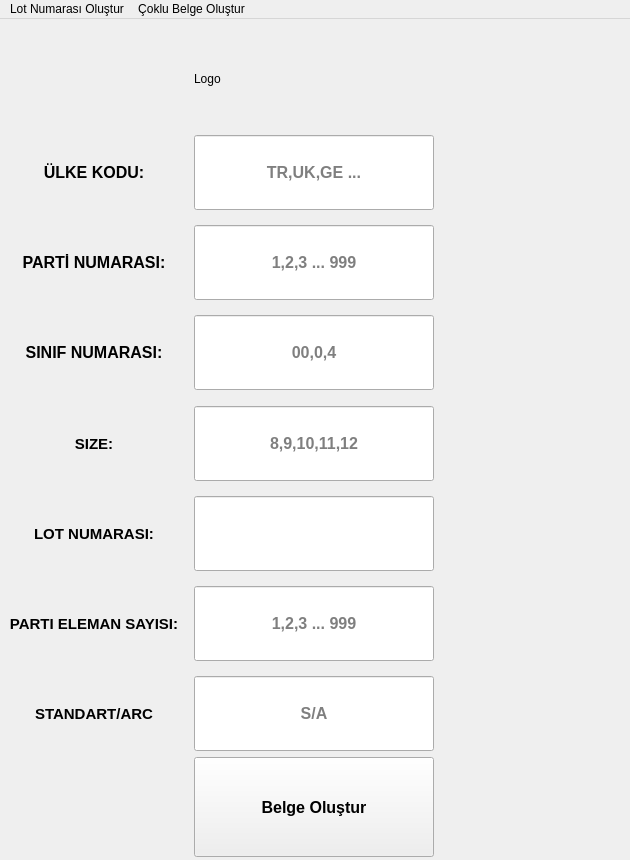
<?xml version="1.0" encoding="UTF-8"?>
<ui version="4.0">
 <class>MainWindow</class>
 <widget class="QMainWindow" name="MainWindow">
  <property name="geometry">
   <rect>
    <x>0</x>
    <y>0</y>
    <width>630</width>
    <height>860</height>
   </rect>
  </property>
  <property name="sizePolicy">
   <sizepolicy hsizetype="Fixed" vsizetype="Fixed">
    <horstretch>0</horstretch>
    <verstretch>0</verstretch>
   </sizepolicy>
  </property>
  <property name="minimumSize">
   <size>
    <width>630</width>
    <height>860</height>
   </size>
  </property>
  <property name="maximumSize">
   <size>
    <width>630</width>
    <height>860</height>
   </size>
  </property>
  <property name="windowTitle">
   <string>ASPARSER</string>
  </property>
  <widget class="QWidget" name="centralwidget">
   <widget class="QWidget" name="gridLayoutWidget">
    <property name="geometry">
     <rect>
      <x>0</x>
      <y>10</y>
      <width>621</width>
      <height>848</height>
     </rect>
    </property>
    <layout class="QGridLayout" name="gridLayout">
     <item row="0" column="0">
      <spacer name="horizontalSpacer">
       <property name="orientation">
        <enum>Qt::Horizontal</enum>
       </property>
       <property name="sizeHint" stdset="0">
        <size>
         <width>40</width>
         <height>20</height>
        </size>
       </property>
      </spacer>
     </item>
     <item row="3" column="1">
      <widget class="QLineEdit" name="parti_line">
       <property name="minimumSize">
        <size>
         <width>0</width>
         <height>75</height>
        </size>
       </property>
       <property name="font">
        <font>
         <pointsize>12</pointsize>
         <weight>75</weight>
         <bold>true</bold>
        </font>
       </property>
       <property name="text">
        <string/>
       </property>
       <property name="alignment">
        <set>Qt::AlignCenter</set>
       </property>
       <property name="placeholderText">
        <string>1,2,3 ... 999</string>
       </property>
      </widget>
     </item>
     <item row="5" column="1">
      <widget class="QLineEdit" name="sinif_line">
       <property name="minimumSize">
        <size>
         <width>0</width>
         <height>75</height>
        </size>
       </property>
       <property name="font">
        <font>
         <pointsize>12</pointsize>
         <weight>75</weight>
         <bold>true</bold>
        </font>
       </property>
       <property name="text">
        <string/>
       </property>
       <property name="alignment">
        <set>Qt::AlignCenter</set>
       </property>
       <property name="placeholderText">
        <string>00,0,4</string>
       </property>
      </widget>
     </item>
     <item row="11" column="1">
      <widget class="QLineEdit" name="parti_eleman_line">
       <property name="minimumSize">
        <size>
         <width>0</width>
         <height>75</height>
        </size>
       </property>
       <property name="font">
        <font>
         <pointsize>12</pointsize>
         <weight>75</weight>
         <bold>true</bold>
        </font>
       </property>
       <property name="alignment">
        <set>Qt::AlignCenter</set>
       </property>
       <property name="placeholderText">
        <string>1,2,3 ... 999</string>
       </property>
      </widget>
     </item>
     <item row="7" column="1">
      <widget class="QLineEdit" name="size_line">
       <property name="minimumSize">
        <size>
         <width>0</width>
         <height>75</height>
        </size>
       </property>
       <property name="font">
        <font>
         <pointsize>12</pointsize>
         <weight>75</weight>
         <bold>true</bold>
        </font>
       </property>
       <property name="text">
        <string/>
       </property>
       <property name="alignment">
        <set>Qt::AlignCenter</set>
       </property>
       <property name="placeholderText">
        <string>8,9,10,11,12</string>
       </property>
      </widget>
     </item>
     <item row="16" column="0">
      <widget class="QLabel" name="label_2">
       <property name="text">
        <string>C.SAİD BERK © TARAFINDAN</string>
       </property>
      </widget>
     </item>
     <item row="1" column="1">
      <widget class="QLineEdit" name="ulke_line">
       <property name="minimumSize">
        <size>
         <width>0</width>
         <height>75</height>
        </size>
       </property>
       <property name="font">
        <font>
         <pointsize>12</pointsize>
         <weight>75</weight>
         <bold>true</bold>
        </font>
       </property>
       <property name="text">
        <string/>
       </property>
       <property name="alignment">
        <set>Qt::AlignCenter</set>
       </property>
       <property name="placeholderText">
        <string>TR,UK,GE ...</string>
       </property>
      </widget>
     </item>
     <item row="6" column="0">
      <spacer name="verticalSpacer_3">
       <property name="orientation">
        <enum>Qt::Vertical</enum>
       </property>
       <property name="sizeHint" stdset="0">
        <size>
         <width>20</width>
         <height>40</height>
        </size>
       </property>
      </spacer>
     </item>
     <item row="14" column="1">
      <widget class="QPushButton" name="pushButton">
       <property name="minimumSize">
        <size>
         <width>0</width>
         <height>100</height>
        </size>
       </property>
       <property name="font">
        <font>
         <pointsize>12</pointsize>
         <weight>75</weight>
         <italic>false</italic>
         <bold>true</bold>
        </font>
       </property>
       <property name="text">
        <string>Belge Oluştur</string>
       </property>
      </widget>
     </item>
     <item row="3" column="0">
      <widget class="QLabel" name="parti_label">
       <property name="minimumSize">
        <size>
         <width>0</width>
         <height>75</height>
        </size>
       </property>
       <property name="font">
        <font>
         <pointsize>12</pointsize>
         <weight>75</weight>
         <bold>true</bold>
        </font>
       </property>
       <property name="text">
        <string>PARTİ NUMARASI:</string>
       </property>
       <property name="alignment">
        <set>Qt::AlignCenter</set>
       </property>
      </widget>
     </item>
     <item row="0" column="1">
      <widget class="QLabel" name="logo">
       <property name="sizePolicy">
        <sizepolicy hsizetype="Fixed" vsizetype="Fixed">
         <horstretch>0</horstretch>
         <verstretch>0</verstretch>
        </sizepolicy>
       </property>
       <property name="minimumSize">
        <size>
         <width>240</width>
         <height>100</height>
        </size>
       </property>
       <property name="maximumSize">
        <size>
         <width>240</width>
         <height>100</height>
        </size>
       </property>
       <property name="text">
        <string>Logo</string>
       </property>
      </widget>
     </item>
     <item row="4" column="0">
      <spacer name="verticalSpacer_2">
       <property name="orientation">
        <enum>Qt::Vertical</enum>
       </property>
       <property name="sizeHint" stdset="0">
        <size>
         <width>20</width>
         <height>40</height>
        </size>
       </property>
      </spacer>
     </item>
     <item row="10" column="0">
      <spacer name="verticalSpacer_5">
       <property name="orientation">
        <enum>Qt::Vertical</enum>
       </property>
       <property name="sizeHint" stdset="0">
        <size>
         <width>20</width>
         <height>40</height>
        </size>
       </property>
      </spacer>
     </item>
     <item row="9" column="0">
      <widget class="QLabel" name="lot_label">
       <property name="font">
        <font>
         <pointsize>11</pointsize>
         <weight>75</weight>
         <bold>true</bold>
        </font>
       </property>
       <property name="text">
        <string>LOT NUMARASI:</string>
       </property>
       <property name="alignment">
        <set>Qt::AlignCenter</set>
       </property>
      </widget>
     </item>
     <item row="8" column="0">
      <spacer name="verticalSpacer_4">
       <property name="orientation">
        <enum>Qt::Vertical</enum>
       </property>
       <property name="sizeHint" stdset="0">
        <size>
         <width>20</width>
         <height>40</height>
        </size>
       </property>
      </spacer>
     </item>
     <item row="12" column="0">
      <spacer name="verticalSpacer_6">
       <property name="orientation">
        <enum>Qt::Vertical</enum>
       </property>
       <property name="sizeHint" stdset="0">
        <size>
         <width>20</width>
         <height>40</height>
        </size>
       </property>
      </spacer>
     </item>
     <item row="16" column="1">
      <widget class="QLabel" name="label_3">
       <property name="text">
        <string>ASPAR ENERJI ICIN GELISTIRILMISTIR.</string>
       </property>
      </widget>
     </item>
     <item row="1" column="0">
      <widget class="QLabel" name="ulke_label">
       <property name="minimumSize">
        <size>
         <width>0</width>
         <height>75</height>
        </size>
       </property>
       <property name="font">
        <font>
         <pointsize>12</pointsize>
         <weight>75</weight>
         <bold>true</bold>
        </font>
       </property>
       <property name="text">
        <string>ÜLKE KODU:</string>
       </property>
       <property name="alignment">
        <set>Qt::AlignCenter</set>
       </property>
      </widget>
     </item>
     <item row="7" column="0">
      <widget class="QLabel" name="size_label">
       <property name="minimumSize">
        <size>
         <width>0</width>
         <height>75</height>
        </size>
       </property>
       <property name="font">
        <font>
         <pointsize>11</pointsize>
         <weight>75</weight>
         <bold>true</bold>
        </font>
       </property>
       <property name="text">
        <string>SIZE:</string>
       </property>
       <property name="alignment">
        <set>Qt::AlignCenter</set>
       </property>
      </widget>
     </item>
     <item row="2" column="0">
      <spacer name="verticalSpacer">
       <property name="orientation">
        <enum>Qt::Vertical</enum>
       </property>
       <property name="sizeHint" stdset="0">
        <size>
         <width>20</width>
         <height>40</height>
        </size>
       </property>
      </spacer>
     </item>
     <item row="0" column="2">
      <spacer name="horizontalSpacer_2">
       <property name="orientation">
        <enum>Qt::Horizontal</enum>
       </property>
       <property name="sizeHint" stdset="0">
        <size>
         <width>40</width>
         <height>20</height>
        </size>
       </property>
      </spacer>
     </item>
     <item row="5" column="0">
      <widget class="QLabel" name="sinif_label">
       <property name="minimumSize">
        <size>
         <width>0</width>
         <height>75</height>
        </size>
       </property>
       <property name="font">
        <font>
         <pointsize>12</pointsize>
         <weight>75</weight>
         <bold>true</bold>
        </font>
       </property>
       <property name="text">
        <string>SINIF NUMARASI:</string>
       </property>
       <property name="alignment">
        <set>Qt::AlignCenter</set>
       </property>
      </widget>
     </item>
     <item row="11" column="0">
      <widget class="QLabel" name="parti_eleman_label">
       <property name="font">
        <font>
         <pointsize>11</pointsize>
         <weight>75</weight>
         <bold>true</bold>
        </font>
       </property>
       <property name="text">
        <string>PARTI ELEMAN SAYISI:</string>
       </property>
       <property name="alignment">
        <set>Qt::AlignCenter</set>
       </property>
      </widget>
     </item>
     <item row="9" column="1">
      <widget class="QLineEdit" name="lot_line">
       <property name="minimumSize">
        <size>
         <width>0</width>
         <height>75</height>
        </size>
       </property>
       <property name="font">
        <font>
         <pointsize>12</pointsize>
         <weight>75</weight>
         <bold>true</bold>
        </font>
       </property>
       <property name="alignment">
        <set>Qt::AlignCenter</set>
       </property>
      </widget>
     </item>
     <item row="13" column="0">
      <widget class="QLabel" name="sa_label">
       <property name="font">
        <font>
         <pointsize>11</pointsize>
         <weight>75</weight>
         <bold>true</bold>
        </font>
       </property>
       <property name="text">
        <string>STANDART/ARC</string>
       </property>
       <property name="alignment">
        <set>Qt::AlignCenter</set>
       </property>
      </widget>
     </item>
     <item row="13" column="1">
      <widget class="QLineEdit" name="sa_line">
       <property name="minimumSize">
        <size>
         <width>0</width>
         <height>75</height>
        </size>
       </property>
       <property name="font">
        <font>
         <pointsize>12</pointsize>
         <weight>75</weight>
         <bold>true</bold>
        </font>
       </property>
       <property name="alignment">
        <set>Qt::AlignCenter</set>
       </property>
       <property name="placeholderText">
        <string>S/A</string>
       </property>
      </widget>
     </item>
    </layout>
   </widget>
  </widget>
  <widget class="QMenuBar" name="menuBar">
   <property name="geometry">
    <rect>
     <x>0</x>
     <y>0</y>
     <width>630</width>
     <height>26</height>
    </rect>
   </property>
   <widget class="QMenu" name="menu_lot">
    <property name="title">
     <string>Lot Numarası Oluştur</string>
    </property>
   </widget>
   <widget class="QMenu" name="menu_coklu">
    <property name="title">
     <string>Çoklu Belge Oluştur</string>
    </property>
    <addaction name="menu_ikili"/>
    <addaction name="separator"/>
    <addaction name="menu_dortlu"/>
    <addaction name="separator"/>
    <addaction name="menu_altili"/>
    <addaction name="separator"/>
    <addaction name="menu_sekizli"/>
   </widget>
   <addaction name="menu_lot"/>
   <addaction name="menu_coklu"/>
  </widget>
  <action name="menu_ikili">
   <property name="text">
    <string>İkili Belge Oluştur</string>
   </property>
  </action>
  <action name="menu_dortlu">
   <property name="text">
    <string>Dörtlü Belge Oluştur</string>
   </property>
  </action>
  <action name="menu_altili">
   <property name="text">
    <string>Altılı Belge Oluştur</string>
   </property>
  </action>
  <action name="menu_sekizli">
   <property name="text">
    <string>Sekizli Belge Oluştur</string>
   </property>
  </action>
 </widget>
 <resources/>
 <connections/>
</ui>
